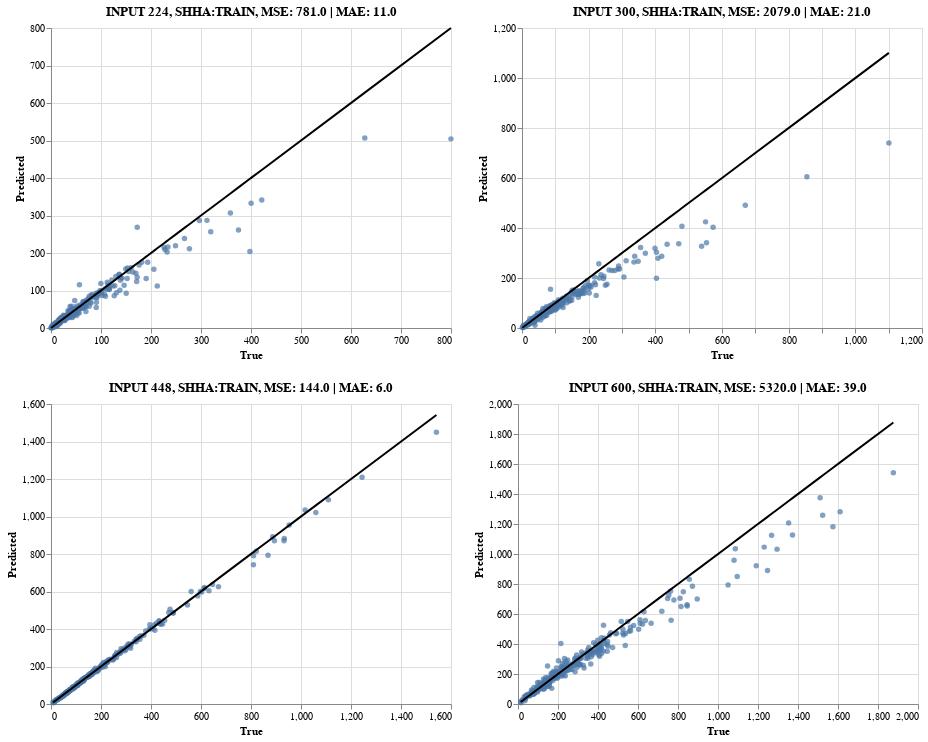

Source (notebook cell):
### Code cell
ah = alt.hconcat(baseline_shha_train_224, baseline_shha_train_300)
av = alt.hconcat(baseline_shha_train_448 | baseline_shha_train_600)
chart = alt.vconcat(ah, av)
chart

### Figure 1 — Vega-Lite specification as saved in the notebook (floating-point values rounded to 4 significant figures; data arrays with more than 128 entries replaced by an {"elided": "..."} marker saying what was removed)
{"config": {"view": {"continuousWidth": 400, "continuousHeight": 300}}, "vconcat": [{"hconcat": [{"layer": [{"mark": "circle", "encoding": {"tooltip": [{"type": "quantitative", "field": "true_labels"}, {"type": "quantitative", "field": "predicted_labels"}], "x": {"type": "quantitative", "field": "true_labels"}, "y": {"type": "quantitative", "field": "predicted_labels"}}}, {"mark": "line", "encoding": {"color": {"value": "rgb(0,0,0)"}, "x": {"type": "quantitative", "field": "true_labels", "title": "True"}, "y": {"type": "quantitative", "field": "true_labels", "title": "Predicted"}}}], "data": {"name": "data-d7858ffa75381feb42cf63b1a3870404"}, "title": "INPUT 224, SHHA:TRAIN, MSE: 781.0 | MAE: 11.0"}, {"layer": [{"mark": "circle", "encoding": {"tooltip": [{"type": "quantitative", "field": "true_labels"}, {"type": "quantitative", "field": "predicted_labels"}], "x": {"type": "quantitative", "field": "true_labels"}, "y": {"type": "quantitative", "field": "predicted_labels"}}}, {"mark": "line", "encoding": {"color": {"value": "rgb(0,0,0)"}, "x": {"type": "quantitative", "field": "true_labels", "title": "True"}, "y": {"type": "quantitative", "field": "true_labels", "title": "Predicted"}}}], "data": {"name": "data-0abfde3d0bc0d4e3a3e1780a0f8924d0"}, "title": "INPUT 300, SHHA:TRAIN, MSE: 2079.0 | MAE: 21.0"}]}, {"hconcat": [{"hconcat": [{"layer": [{"mark": "circle", "encoding": {"tooltip": [{"type": "quantitative", "field": "true_labels"}, {"type": "quantitative", "field": "predicted_labels"}], "x": {"type": "quantitative", "field": "true_labels"}, "y": {"type": "quantitative", "field": "predicted_labels"}}}, {"mark": "line", "encoding": {"color": {"value": "rgb(0,0,0)"}, "x": {"type": "quantitative", "field": "true_labels", "title": "True"}, "y": {"type": "quantitative", "field": "true_labels", "title": "Predicted"}}}], "data": {"name": "data-6cf99407a1ab2d1eef05a92df9881435"}, "title": "INPUT 448, SHHA:TRAIN, MSE: 144.0 | MAE: 6.0"}, {"layer": [{"mark": "circle", "encoding": {"tooltip": [{"type": "quantitative", "field": "true_labels"}, {"type": "quantitative", "field": "predicted_labels"}], "x": {"type": "quantitative", "field": "true_labels"}, "y": {"type": "quantitative", "field": "predicted_labels"}}}, {"mark": "line", "encoding": {"color": {"value": "rgb(0,0,0)"}, "x": {"type": "quantitative", "field": "true_labels", "title": "True"}, "y": {"type": "quantitative", "field": "true_labels", "title": "Predicted"}}}], "data": {"name": "data-f7a8e982197b27f261699da7fe5ef547"}, "title": "INPUT 600, SHHA:TRAIN, MSE: 5320.0 | MAE: 39.0"}]}]}], "$schema": "https://vega.github.io/schema/vega-lite/v4.0.2.json", "datasets": {"data-d7858ffa75381feb42cf63b1a3870404": {"elided": "300 records"}, "data-0abfde3d0bc0d4e3a3e1780a0f8924d0": {"elided": "300 records"}, "data-6cf99407a1ab2d1eef05a92df9881435": {"elided": "300 records"}, "data-f7a8e982197b27f261699da7fe5ef547": {"elided": "300 records"}}}
